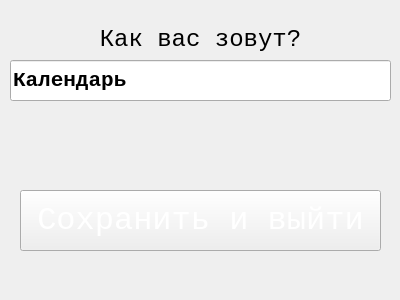
<?xml version="1.0" encoding="UTF-8"?>
<ui version="4.0">
 <class>Form</class>
 <widget class="QWidget" name="Form">
  <property name="geometry">
   <rect>
    <x>0</x>
    <y>0</y>
    <width>400</width>
    <height>300</height>
   </rect>
  </property>
  <property name="minimumSize">
   <size>
    <width>400</width>
    <height>300</height>
   </size>
  </property>
  <property name="maximumSize">
   <size>
    <width>400</width>
    <height>300</height>
   </size>
  </property>
  <property name="windowTitle">
   <string>Настройки</string>
  </property>
  <widget class="QPushButton" name="btn_settings_exit">
   <property name="geometry">
    <rect>
     <x>20</x>
     <y>190</y>
     <width>361</width>
     <height>61</height>
    </rect>
   </property>
   <property name="font">
    <font>
     <family>Courier New</family>
     <pointsize>24</pointsize>
    </font>
   </property>
   <property name="styleSheet">
    <string notr="true">color: white</string>
   </property>
   <property name="text">
    <string>Сохранить и выйти</string>
   </property>
  </widget>
  <widget class="QLineEdit" name="edit_name">
   <property name="geometry">
    <rect>
     <x>10</x>
     <y>60</y>
     <width>381</width>
     <height>41</height>
    </rect>
   </property>
   <property name="font">
    <font>
     <family>Courier New</family>
     <pointsize>16</pointsize>
     <italic>false</italic>
     <bold>true</bold>
    </font>
   </property>
   <property name="autoFillBackground">
    <bool>false</bool>
   </property>
   <property name="styleSheet">
    <string notr="true">font: bold; color: black;</string>
   </property>
   <property name="text">
    <string>Календарь</string>
   </property>
  </widget>
  <widget class="QLabel" name="question">
   <property name="geometry">
    <rect>
     <x>10</x>
     <y>25</y>
     <width>381</width>
     <height>31</height>
    </rect>
   </property>
   <property name="font">
    <font>
     <family>Courier New</family>
     <pointsize>18</pointsize>
    </font>
   </property>
   <property name="text">
    <string>&lt;html&gt;&lt;head/&gt;&lt;body&gt;&lt;p&gt;&lt;span style=&quot; color:#000000;&quot;&gt;Как вас зовут?&lt;/span&gt;&lt;/p&gt;&lt;/body&gt;&lt;/html&gt;</string>
   </property>
   <property name="alignment">
    <set>Qt::AlignmentFlag::AlignCenter</set>
   </property>
   <property name="wordWrap">
    <bool>false</bool>
   </property>
  </widget>
  <widget class="QLabel" name="bg">
   <property name="geometry">
    <rect>
     <x>0</x>
     <y>0</y>
     <width>400</width>
     <height>300</height>
    </rect>
   </property>
   <property name="maximumSize">
    <size>
     <width>400</width>
     <height>300</height>
    </size>
   </property>
   <property name="autoFillBackground">
    <bool>false</bool>
   </property>
   <property name="text">
    <string/>
   </property>
   <property name="pixmap">
    <pixmap>textures/mini-window-gray.png</pixmap>
   </property>
   <property name="scaledContents">
    <bool>true</bool>
   </property>
  </widget>
  <zorder>bg</zorder>
  <zorder>btn_settings_exit</zorder>
  <zorder>edit_name</zorder>
  <zorder>question</zorder>
 </widget>
 <resources/>
 <connections/>
</ui>
